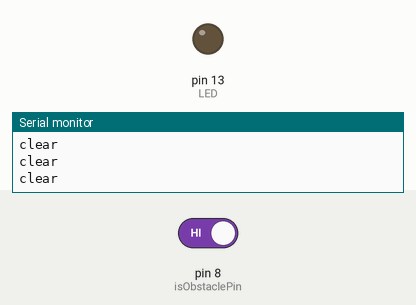
The sketch below on a simulated Arduino Uno, built with avr-gcc and run on an emulated ATmega328P. Parts: output pins drawn as LEDs (lit = HIGH), the last lines printed to the serial monitor. The test bench sets the inputs (shaded band); at power-on: pin 8 (isObstaclePin) HIGH.

Above: at 1.2 s.
1.3 s: pin 8 (isObstaclePin) driven LOW
At 2.6 s:
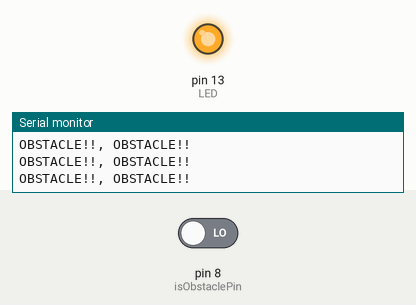
2.9 s: pin 8 (isObstaclePin) driven HIGH
At 3.9 s:
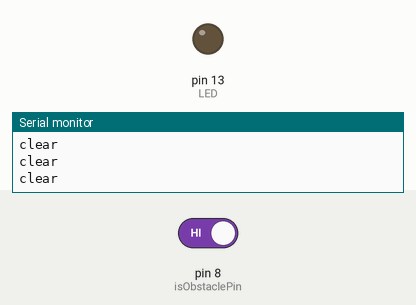
Timing chart, 0 to 5.9 s (numbered marks = the images above; inputs shaded):
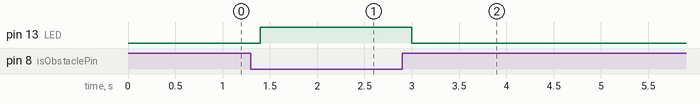

The sketch:

IRModule_Test.ino
```cpp
/**
 * @file IRModule_Test.ino
 * @brief tests line sensor code
 * @author Aidan Crowl/Joey Ricker/Alexis Lanier
 */

int LED = 13; // Use the onboard Uno LED
int isObstaclePin = 8;  // This is our input pin
int isObstacle = HIGH;  // HIGH MEANS NO OBSTACLE

void setup() {
  pinMode(LED, OUTPUT);
  pinMode(isObstaclePin, INPUT);
  Serial.begin(19200);

}

void loop() {
  isObstacle = digitalRead(isObstaclePin);
  if (isObstacle == LOW)
  {
    Serial.println("OBSTACLE!!, OBSTACLE!!");
    digitalWrite(LED, HIGH);
  }
  else
  {
    Serial.println("clear");
    digitalWrite(LED, LOW);
  }
  delay(200);
}
```

Measured:
- after the input at 1.3 s, pin 13 (LED): LOW → HIGH after 0.10 s
- after the input at 2.9 s, pin 13 (LED): HIGH → LOW after 0.10 s
